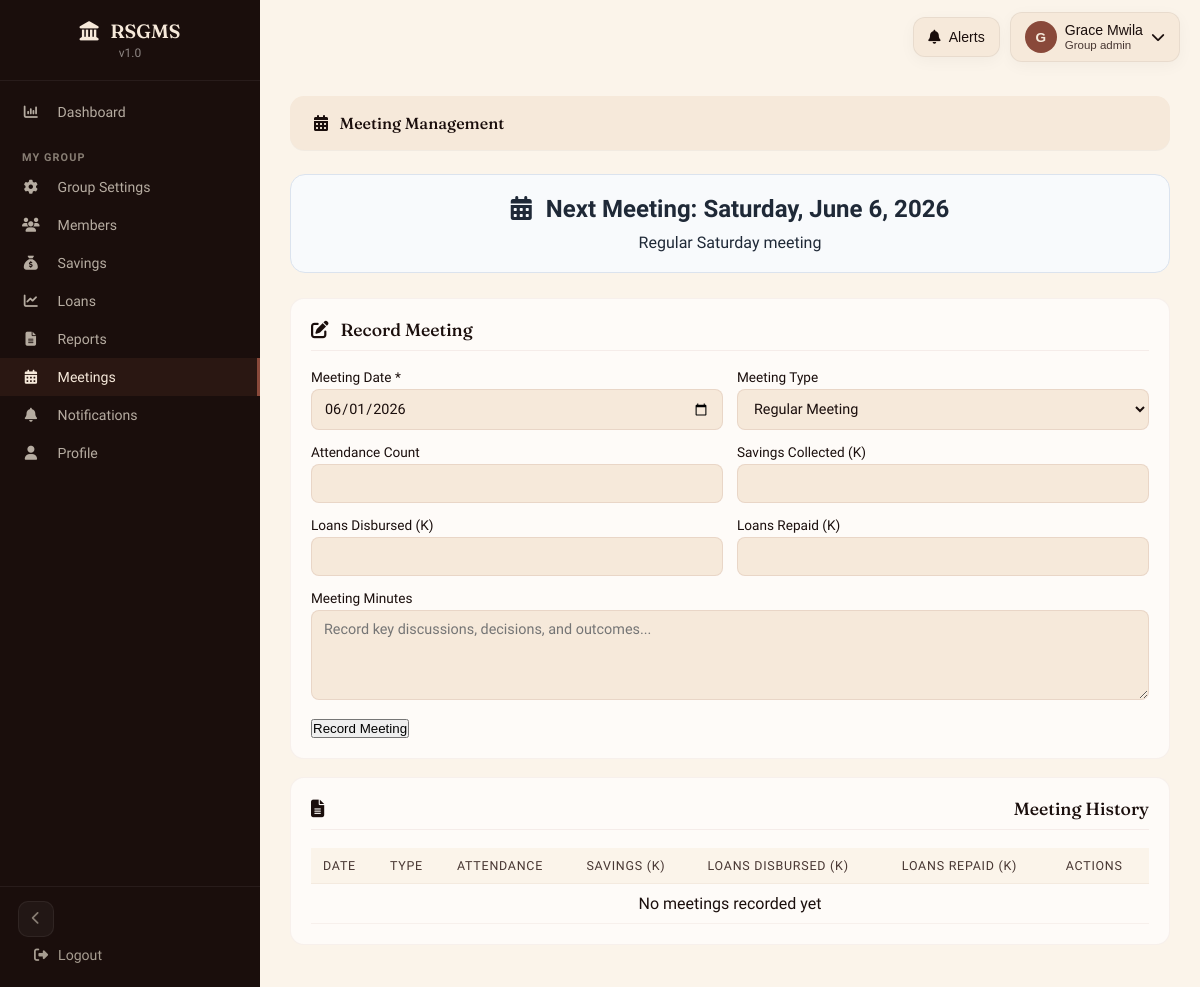
Screenshot of /meetings.php (signed in) with the database file from the repository.
### tables this page shows
CREATE TABLE IF NOT EXISTS users (
    id INT AUTO_INCREMENT PRIMARY KEY,
    username VARCHAR(50) UNIQUE NOT NULL,
    password VARCHAR(255) NOT NULL,
    full_name VARCHAR(100) NOT NULL,
    email VARCHAR(100),
    phone VARCHAR(20),
    role ENUM('admin', 'group_admin', 'loan_officer', 'member') DEFAULT 'member',
    group_id INT,
    status ENUM('active','pending') DEFAULT 'active',
    last_login DATETIME DEFAULT NULL,
    created_at TIMESTAMP DEFAULT CURRENT_TIMESTAMP,
    INDEX idx_users_status (status)
);

CREATE TABLE IF NOT EXISTS savings_groups (
    id INT AUTO_INCREMENT PRIMARY KEY,
    group_name VARCHAR(100) NOT NULL,
    group_code VARCHAR(20) UNIQUE NOT NULL,
    description TEXT,
    interest_rate DECIMAL(5,2) DEFAULT 10.00,
    penalty_rate DECIMAL(5,2) DEFAULT 5.00,
    meeting_day VARCHAR(20),
    contribution_amount DECIMAL(10,2) DEFAULT 0.00,
    invitation_code VARCHAR(6) UNIQUE,
    cycle_start_date DATE,
    cycle_end_date DATE,
    total_savings DECIMAL(15,2) DEFAULT 0.00,
    total_loans DECIMAL(15,2) DEFAULT 0.00,
    created_by INT,
    created_at TIMESTAMP DEFAULT CURRENT_TIMESTAMP,
    FOREIGN KEY (created_by) REFERENCES users(id)
);

### meetings.php (the view, shortened to what this page needs)
<?php require_once 'includes/init.php'; $user = requireRole(['admin', 'group_admin']);
$role = $user['role'];
$group_id = $user['group_id'];
if ($role == 'admin') {
    $stmt = $pdo->prepare("SELECT m.*, sg.group_name FROM meetings m LEFT JOIN savings_groups sg ON m.group_id = sg.id ORDER BY m.meeting_date DESC");
    $stmt->execute();
} else {
    $stmt = $pdo->prepare("SELECT * FROM meetings WHERE group_id = ? ORDER BY meeting_date DESC");
    $stmt->execute([$group_id]);
}
$meetings = $stmt->fetchAll();
$upcoming_meeting = null;
if ($group_id) {
    $stmt = $pdo->prepare("SELECT * FROM savings_groups WHERE id = ?");
    $stmt->execute([$group_id]);
    $group = $stmt->fetch();
    if ($group && $group['meeting_day']) {
        $meeting_day = $group['meeting_day'];
        $days = ['Monday' => 1, 'Tuesday' => 2, 'Wednesday' => 3, 'Thursday' => 4, 'Friday' => 5, 'Saturday' => 6, 'Sunday' => 7];
        $target_day = $days[$meeting_day];
        $current_day = date('N');
        $days_until = ($target_day - $current_day + 7) % 7;
        $next_meeting = date('Y-m-d', strtotime("+$days_until days"));
        $upcoming_meeting = ['date' => $next_meeting, 'day' => $meeting_day];
    }
}
?>
<!DOCTYPE html>
<html lang="en">
<head>
    <link rel="stylesheet" href="assets/css/icons.css">
    <link rel="stylesheet" href="assets/css/design-system.css">
</head>
<body>
    <?php require_once 'includes/sidebar.php'; ?>
    <?php include 'config/shared_navbar.php'; ?>
    <div class="main-content">
        <div class="top-bar">
            <h2><i class="fa-solid fa-calendar-days section-icon"></i> Meeting Management</h2>
        </div>
        <?php if ($upcoming_meeting): ?>
        <div class="upcoming-meeting">
            <div class="meeting-date"><i class="fa-solid fa-calendar-days section-icon"></i> Next Meeting: <?php echo date('l, F j, Y', strtotime($upcoming_meeting['date'])); ?></div>
            <p>Regular <?php echo $upcoming_meeting['day']; ?> meeting</p>
        </div>
        <?php endif; ?>
        <div class="section">
            <div class="section-title">
                <span><i class="fa-solid fa-pen-to-square section-icon"></i> Record Meeting</span>
            </div>
            <form method="POST" action="">
                <div class="form-row">
                    <div class="form-group">
                        <label>Meeting Date *</label>
                        <input type="date" name="meeting_date" value="<?php echo date('Y-m-d'); ?>" required>
                    </div>
                    <div class="form-group">
                        <label>Meeting Type</label>
                        <select name="meeting_type">
                            <option value="regular">Regular Meeting</option>
                        </select>
                    </div>
                </div>
                <div class="form-row">
                    <div class="form-group">
                        <label>Attendance Count</label>
                        <input type="number" name="attendance_count" min="0">
                    </div>
                    <div class="form-group">
                        <label>Savings Collected (K)</label>
                        <input type="number" name="savings_collected" step="0.01" min="0">
                    </div>
                </div>
                <div class="form-row">
                    <div class="form-group">
                        <label>Loans Disbursed (K)</label>
                        <input type="number" name="loans_disbursed" step="0.01" min="0">
                    </div>
                    <div class="form-group">
                        <label>Loans Repaid (K)</label>
                        <input type="number" name="loans_repaid" step="0.01" min="0">
                    </div>
                </div>
                <div class="form-group">
                    <label>Meeting Minutes</label>
                    <textarea name="minutes" rows="4" placeholder="Record key discussions, decisions, and outcomes..."></textarea>
                </div>
                <button type="submit" class="btn-submit">Record Meeting</button>
            </form>
        </div>
        <div class="section">
            <div class="section-title"><i class="fa-solid fa-file-lines section-icon"></i> Meeting History</div>
            <div class="data-table">
                <table>
                    <thead>
                        <tr>
                            <th>Date</th>
                            <th>Type</th>
                            <th>Attendance</th>
                            <th>Savings (K)</th>
                            <th>Loans Disbursed (K)</th>
                            <th>Loans Repaid (K)</th>
                            <th>Actions</th>
                        </tr>
                    </thead>
                    <tbody>
                        <?php if (count($meetings) > 0): ?>
                            <?php foreach ($meetings as $meeting): ?>
                            <tr>
                                <td><?php echo date('d/m/Y', strtotime($meeting['meeting_date'])); ?></td>
                                <td><?php echo ucfirst($meeting['meeting_type'] ?? 'Regular'); ?></td>
                                <td><?php echo $meeting['attendance_count'] ?? '-'; ?></td>
                                <td><?php echo $meeting['savings_collected'] ? 'K ' . number_format($meeting['savings_collected'], 2) : '-'; ?></td>
                                <td><?php echo $meeting['loans_disbursed'] ? 'K ' . number_format($meeting['loans_disbursed'], 2) : '-'; ?></td>
                                <td><?php echo $meeting['loans_repaid'] ? 'K ' . number_format($meeting['loans_repaid'], 2) : '-'; ?></td>
                                <td>
                                    <button onclick="viewMinutes('<?php echo htmlspecialchars($meeting['minutes'] ?? 'No minutes recorded'); ?>')" style="padding: 5px 10px; background: #3498db; color: white; border: none; border-radius: 4px; cursor: pointer;">View Minutes</button>
                                </td>
                            </tr>
                            <?php endforeach; ?>
                        <?php else: ?>
                            <tr>
                                <td colspan="7" style="text-align: center;">No meetings recorded yet</td>
                            </tr>
                        <?php endif; ?>
                    </tbody>
                </table>
            </div>
        </div>
    </div>
</body>
</html>

### config/shared_navbar.php (shortened to what this page needs)
<?php
$sharedNavbarUserId = (int) $_SESSION['user_id'];
$sharedNavbarRole = $_SESSION['role'] ?? 'member';
$sharedNavbarStmt = $pdo->prepare('SELECT id, full_name, username, email, role FROM users WHERE id = ?');
$sharedNavbarStmt->execute([$sharedNavbarUserId]);
$sharedNavbarUser = $sharedNavbarStmt->fetch();
$sharedNavbarDisplayName = $sharedNavbarUser['full_name'] ?: ($sharedNavbarUser['username'] ?? 'User');
$sharedNavbarRoleLabel = ucfirst(str_replace('_', ' ', $sharedNavbarRole));
$sharedNavbarInitial = strtoupper(substr($sharedNavbarDisplayName, 0, 1));
?>
<div class="shared-navbar" data-shared-navbar>
    <div class="shared-navbar-shell">
        <div class="shared-navbar-wrap">
            <button type="button" class="shared-navbar-button shared-navbar-bell" data-navbar-toggle="notifications" aria-haspopup="true" aria-expanded="false" aria-controls="sharedNotificationsMenu">
                <i class="fa-solid fa-bell"></i>
                <span>Alerts</span>
            </button>
        </div>
        <div class="shared-navbar-wrap">
            <button type="button" class="shared-navbar-button shared-navbar-profile" data-navbar-toggle="profile" aria-haspopup="true" aria-expanded="false" aria-controls="sharedProfileMenu">
                <span class="shared-navbar-avatar"><?php echo htmlspecialchars($sharedNavbarInitial); ?></span>
                <span class="shared-navbar-copy">
                    <span class="shared-navbar-label"><?php echo htmlspecialchars($sharedNavbarDisplayName); ?></span>
                    <span class="shared-navbar-subtext"><?php echo htmlspecialchars($sharedNavbarRoleLabel); ?></span>
                </span>
                <i class="fa-solid fa-chevron-down" style="margin-left:auto;"></i>
            </button>
        </div>
    </div>
</div>
<div class="shared-navbar-spacer" aria-hidden="true"></div>

### assets/css/design-system.css (style rules this page uses)
:root { --clay:oklch(0.48 0.09 35); --clay-dark:oklch(0.35 0.07 33); --clay-light:oklch(0.62 0.10 38); --cream:oklch(0.94 0.025 70); --cream-light:oklch(0.97 0.015 75); --ink:oklch(0.18 0.02 30); --ink-soft:oklch(0.35 0.025 35); --gold:oklch(0.70 0.10 75); --gold-light:oklch(0.80 0.08 80); --moss:oklch(0.40 0.06 140); --sand:oklch(0.85 0.03 70); --white-soft:oklch(0.99 0.005 75); --danger:oklch(0.55 0.15 25); --danger-hover:oklch(0.45 0.15 25); --success:oklch(0.50 0.12 150); --success-hover:oklch(0.42 0.12 150); --radius-sm:8px; --radius-md:14px; --radius-lg:18px; --radius-full:999px; --shadow-card:0 4px 16px oklch(0 0 0 / .04); --shadow-card-hover:0 8px 24px oklch(0 0 0 / .07); --shadow-section:0 1px 0 oklch(0 0 0 / .06); --shadow-topbar:0 1px 0 oklch(0 0 0 / .04); --sidebar-width:260px; --sidebar-collapsed:64px; --section-padding:20px; --card-padding:18px; --grid-gap:18px; --transition-card:transform .22s cubic-bezier(.22,1,.36,1),box-shadow .22s; }
* { margin:0;padding:0;box-sizing:border-box }
body { font-family:'Sora',sans-serif; font-weight:300; background:var(--cream-light); color:var(--ink); -webkit-font-smoothing:antialiased; }
h1,h2,h3,h4,.h { font-family:'Fraunces',serif; font-weight:600; font-variation-settings:'SOFT' 85; line-height:1.15; }
.main-content { margin-left:var(--sidebar-width); padding:clamp(1rem,2vw,1.5rem) clamp(1rem,2.5vw,2rem); min-height:100vh; transition:margin-left .3s ease; }
.top-bar { background:var(--cream);border-radius:var(--radius-md); padding:clamp(1rem,1.5vw,1.5rem) clamp(1.25rem,2vw,1.75rem); margin-bottom:clamp(1.25rem,2vw,1.75rem); display:flex;align-items:center;justify-content:space-between;gap:16px; box-shadow:var(--shadow-topbar); }
.top-bar h2 { color:var(--ink);font-size:clamp(1rem,1.3vw,1.25rem); font-weight:500;font-variation-settings:'SOFT' 80; }
.section { background:var(--white-soft); border:1px solid oklch(from var(--clay) l c h / .06); border-radius:var(--radius-md); padding:var(--section-padding); margin-bottom:clamp(1rem,1.5vw,1.5rem); }
.section-title { font-family:'Fraunces',serif; font-size:1.1rem;font-weight:500;color:var(--ink); margin-bottom:18px;padding-bottom:10px; border-bottom:1px solid oklch(from var(--clay) l c h / .08); display:flex;justify-content:space-between;align-items:center; font-variation-settings:'SOFT' 80; }
.data-table { overflow-x:auto }
table { width:100%;border-collapse:collapse }
th,td { padding:10px 12px;text-align:left;border-bottom:1px solid oklch(from var(--clay) l c h / .06) }
th { font-family:'Sora',sans-serif;font-weight:500;font-size:0.78rem; text-transform:uppercase;letter-spacing:.06em; color:var(--ink-soft);background:var(--cream-light); }
.form-group { margin-bottom:14px }
label { display:block;margin-bottom:4px;font-size:0.85rem;font-weight:500;color:var(--ink) }
input,select,textarea { width:100%;padding:10px 12px;font-family:'Sora',sans-serif;font-size:0.9rem; border:1px solid oklch(from var(--clay) l c h / .12); border-radius:var(--radius-sm);background:var(--cream);color:var(--ink); transition:border-color .2s,box-shadow .2s; }
.form-row { display:grid;grid-template-columns:repeat(auto-fit,minmax(200px,1fr));gap:14px }

### meetings.php (style rules this page uses)
.upcoming-meeting { background: #f8fafc; color: #1f2937; border: 1px solid #dbe3ee; padding: 20px; border-radius: 15px; text-align: center; margin-bottom: 25px; }
.meeting-date { font-size: 1.5rem; font-weight: bold; margin-bottom: 10px; }

### rows the page displays
users: full_name "G", full_name "Grace Mwila"
savings_groups: meeting_day "Saturday, June 6, 2026", meeting_day "Saturday"

### other values shown
$sharedNavbarRoleLabel "Group admin"
